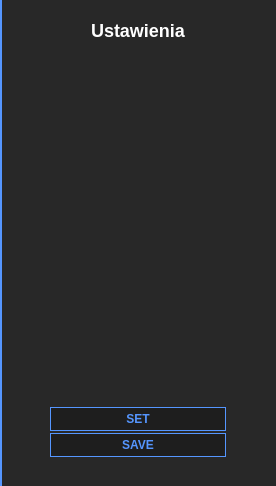
<?xml version="1.0" encoding="UTF-8"?>
<ui version="4.0">
 <class>SettingsWidget</class>
 <widget class="QWidget" name="SettingsWidget">
  <property name="geometry">
   <rect>
    <x>0</x>
    <y>0</y>
    <width>276</width>
    <height>486</height>
   </rect>
  </property>
  <property name="windowTitle">
   <string>Form</string>
  </property>
  <property name="styleSheet">
   <string notr="true">QLabel {
	color:white;
	font-size:12px;
}

QLabel::disabled{
	color: rgb(171, 171, 171);
	font-size:12px;
}
QCheckBox {
	color:white;
	font-weight:500;
}
QCheckBox::indicator:unchecked {
	background-color:rgb(255, 255, 255);
	border: 2px solid rgb(45, 45, 45);
	border-radius: 3px;
	width: 11px;
	height: 11px;
}

QCheckBox::indicator:checked {
	background-color:rgb(50, 167, 24);
	border: 2px solid rgb(45, 45, 45);
	border-radius: 3px;
	width: 11px;
	height: 11px;
}

QCheckBox::disabled {
	color:rgb(171, 171, 171);
}
QPushButton {
	background-color: rgb(30, 30, 30);
	border: 1px solid rgb(85, 150, 255);
	color: rgb(85, 150, 255);
	padding: 4px 10px;
	font: 75 10pt &quot;Segoe UI&quot;;
	font-weight: 500;
}
QPushButton::hover {
	background-color: rgb(85, 150, 255);
	border: 1px solid rgb(30, 30, 30);
	font: 75 10pt &quot;Segoe UI&quot;;
	color: rgb(30, 30, 30);
	border-radius:5px;
	font-weight: 500;
}

QPushButton::disabled {
	color:rgb(30, 47, 103);
	background-color:rgb(85, 106, 132);
	border: 1px solid rgb(7, 23, 59);
	border-radius: 10px;
	font-size: 14px;
}

QLineEdit::disabled {
	background-color: rgb(181, 181, 181);
}
QLineEdit::enabled {
	font-size: 11px;
	padding: 5px 10px;
	border: 1px solid rgb(80, 80, 80);
	border-radius: 4px;
	background-color:  rgb(60,60,60);
	color: rgb(200, 200, 200);
}

QLineEdit::hover {
	border: 1px solid rgb(120, 120, 120);
	border-radius: 4px;
	background-color:  rgb(80,80,80);
}

QLineEdit::focus {
	border: 1px solid rgb(100, 100, 100);
	border-radius: 4px;
	background-color:  rgb(70,70,70);
}

#widgetCont {
	background-color: #282828;
	border-left: 2px solid rgb(85, 150, 255);
}


</string>
  </property>
  <layout class="QVBoxLayout" name="verticalLayout">
   <property name="spacing">
    <number>0</number>
   </property>
   <property name="leftMargin">
    <number>0</number>
   </property>
   <property name="topMargin">
    <number>0</number>
   </property>
   <property name="rightMargin">
    <number>0</number>
   </property>
   <property name="bottomMargin">
    <number>0</number>
   </property>
   <item>
    <widget class="QWidget" name="widgetCont" native="true">
     <layout class="QVBoxLayout" name="verticalLayout_2" stretch="0,1,0">
      <property name="spacing">
       <number>2</number>
      </property>
      <property name="leftMargin">
       <number>0</number>
      </property>
      <property name="topMargin">
       <number>20</number>
      </property>
      <property name="rightMargin">
       <number>0</number>
      </property>
      <property name="bottomMargin">
       <number>20</number>
      </property>
      <item>
       <widget class="QLabel" name="label">
        <property name="styleSheet">
         <string notr="true">font-size: 18px;
font-weight:500;</string>
        </property>
        <property name="text">
         <string>Ustawienia</string>
        </property>
        <property name="alignment">
         <set>Qt::AlignCenter</set>
        </property>
       </widget>
      </item>
      <item alignment="Qt::AlignTop">
       <widget class="QWidget" name="contentWidget" native="true">
        <layout class="QVBoxLayout" name="contentLayout">
         <property name="spacing">
          <number>10</number>
         </property>
         <property name="leftMargin">
          <number>40</number>
         </property>
         <property name="topMargin">
          <number>20</number>
         </property>
         <property name="rightMargin">
          <number>20</number>
         </property>
         <property name="bottomMargin">
          <number>20</number>
         </property>
        </layout>
       </widget>
      </item>
      <item alignment="Qt::AlignBottom">
       <widget class="QWidget" name="widget" native="true">
        <layout class="QVBoxLayout" name="verticalLayout_3">
         <property name="spacing">
          <number>2</number>
         </property>
         <property name="leftMargin">
          <number>50</number>
         </property>
         <property name="rightMargin">
          <number>50</number>
         </property>
         <item>
          <widget class="QPushButton" name="setBtn">
           <property name="text">
            <string>SET</string>
           </property>
          </widget>
         </item>
         <item>
          <widget class="QPushButton" name="saveBtn">
           <property name="text">
            <string>SAVE</string>
           </property>
          </widget>
         </item>
        </layout>
       </widget>
      </item>
     </layout>
    </widget>
   </item>
  </layout>
 </widget>
 <resources/>
 <connections/>
</ui>
